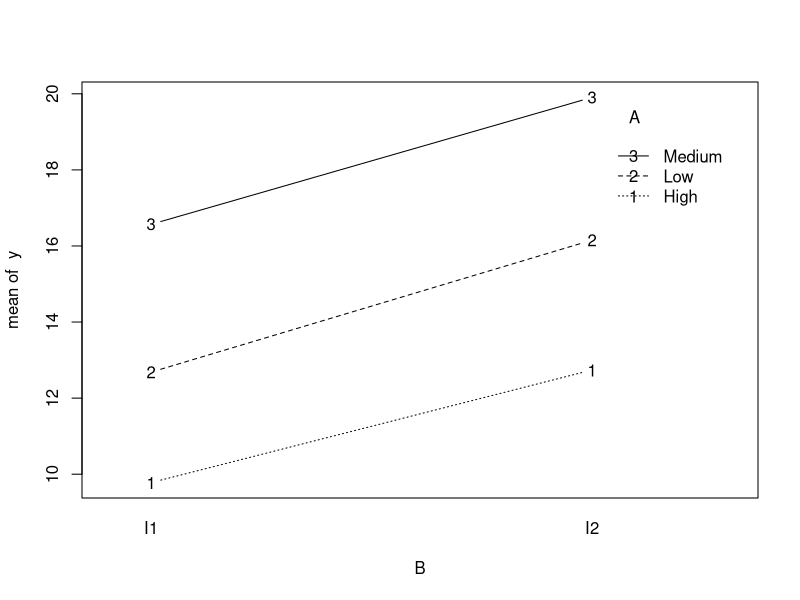
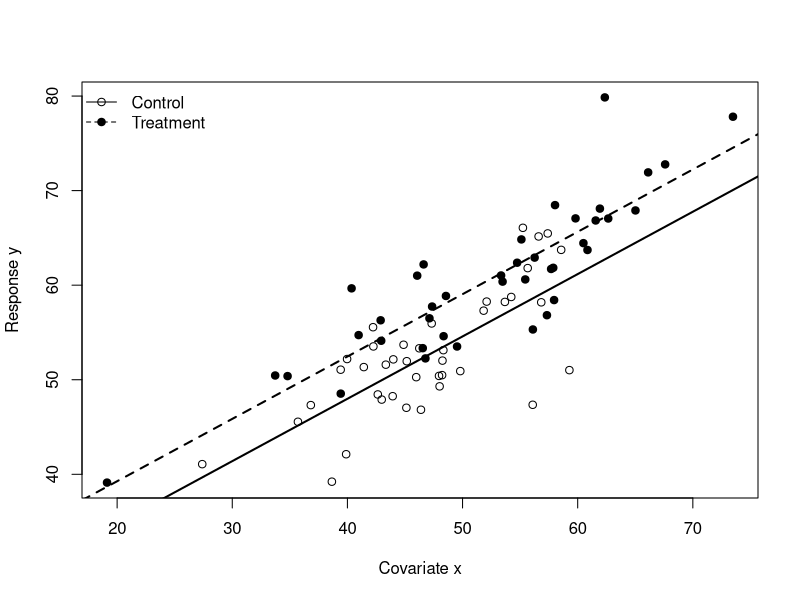

Write R code to recreate these figures, in order.
## ---- chunk 1
set.seed(123)
group <- factor(rep(c("A", "B", "C"), each = 12))
mu <- c(A = 10, B = 13, C = 15)
y <- mu[group] + rnorm(length(group), sd = 2)

dat1 <- data.frame(y = y, group = group)
fit1 <- lm(y ~ group, data = dat1)

summary(fit1)
anova(fit1)
## ---- chunk 2
tapply(dat1$y, dat1$group, mean)
model.matrix(fit1)[1:10, ]
## ---- chunk 3
b <- coef(fit1)
V <- vcov(fit1)

# Under treatment coding with A as reference:
# mean_A = beta0
# mean_B = beta0 + beta_groupB
# mean_C = beta0 + beta_groupC

# Compare B and C
a <- c(0, 1, -1)
est <- sum(a * b)
se <- sqrt(t(a) %*% V %*% a)
t_stat <- est / se
df <- df.residual(fit1)
p_val <- 2 * pt(abs(t_stat), df = df, lower.tail = FALSE)

c(estimate = est, se = se, t = t_stat, p_value = p_val)
## ---- chunk 4
set.seed(456)
A <- factor(rep(c("Low", "Medium", "High"), each = 16))
B <- factor(rep(rep(c("I1", "I2"), each = 8), times = 3))

mean_table <- matrix(c(
  10, 12,
  13, 15,
  16, 20
), nrow = 3, byrow = TRUE)

mu2 <- numeric(length(A))
for (i in seq_along(mu2)) {
  mu2[i] <- mean_table[which(levels(A) == A[i]), which(levels(B) == B[i])]
}

y2 <- mu2 + rnorm(length(mu2), sd = 1.8)
dat2 <- data.frame(y = y2, A = A, B = B)
## ---- chunk 5
fit2_add <- lm(y ~ A + B, data = dat2)
fit2_int <- lm(y ~ A * B, data = dat2)

summary(fit2_add)
summary(fit2_int)
anova(fit2_add, fit2_int)
anova(fit2_int)
## ---- chunk 6
with(dat2, interaction.plot(x.factor = B, trace.factor = A, response = y,
                            fun = mean, type = "b", legend = TRUE))
## ---- chunk 7
set.seed(789)
n <- 80
group3 <- factor(rep(c("Control", "Treatment"), each = n / 2))
x <- rnorm(n, mean = 50, sd = 10)
y3 <- 20 + 0.7 * x + ifelse(group3 == "Treatment", 4, 0) + rnorm(n, sd = 4)

dat3 <- data.frame(y = y3, x = x, group = group3)
fit3 <- lm(y ~ x + group, data = dat3)
fit3_int <- lm(y ~ x * group, data = dat3)

summary(fit3)
summary(fit3_int)
anova(fit3, fit3_int)
## ---- chunk 8
plot(dat3$x, dat3$y,
     pch = ifelse(dat3$group == "Control", 1, 19),
     xlab = "Covariate x",
     ylab = "Response y")
abline(a = coef(fit3)[1], b = coef(fit3)[2], lwd = 2)
abline(a = coef(fit3)[1] + coef(fit3)[3], b = coef(fit3)[2], lwd = 2, lty = 2)
legend("topleft",
       legend = c("Control", "Treatment"),
       pch = c(1, 19),
       lty = c(1, 2),
       bty = "n")
